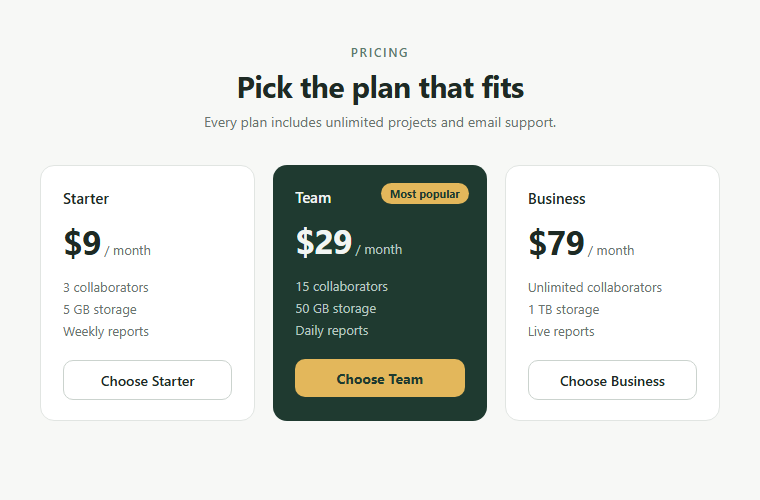
#> input picture tests/fixtures/pricing-design.png, 760 x 500 px
$ python -i icon_trial.py   (imports and definitions only)
#> lines starting #> are read from the running program, lines starting #| are printed output that depends on the picture
"""Can an icon drawn in a design be named, by matching it against the bundled set?

The report finds icon wells the attempt leaves empty, gives their positions, and asks
the round to look at the design, name what is drawn there, and search the set for that
name. Measured on one page, the design's own glyphs in those wells were worth 2.4
points of the per-element score and the loop's plausible substitutes were worth
nothing, so the gap is naming the right icon, not drawing one. If matching could name
it, the report could say "the glyph at x 272, y 694 is droplet" instead of asking.

This measures that against icons whose answer is known. Every distinct drawing in the
set is rendered the way the templates were built (scripts/build_icon_templates.py),
then rendered again the way a rebuild or a generated design draws it: at well size, a
different stroke, light on dark, nudged and scaled a little in its cell, and
optionally blurred and JPEG compressed. Each is then matched by the tool's own
glyph matcher, so what is measured here is what ships.

Every probe is also scored as if its icon were missing from the set, by leaving it and
its twins out of the running. That is the known answer for a glyph the set does not
have, which is what almost every glyph in a real design turns out to be
(scripts/icon_real.py), so it is the number that decides whether a name can be
printed at all.

A sanity arm renders the probes exactly like the templates. It has to come out at
100%; if it does not, the pipeline is broken and nothing below it means anything.

Two drawings can be different paths and the same picture (a circle, and a circle of a
slightly different radius). A probe whose best match is one of those is counted as a
twin, separately, not as correct and not as wrong.

    python scripts/icon_trial.py           # writes scripts/icon-trial.json
    python scripts/icon_trial.py --quick   # every 8th icon, for checking the harness
"""
import importlib.util
import io
import json
import sys
from pathlib import Path

HERE = Path(__file__).resolve().parent
ROOT = HERE.parent
spec = importlib.util.spec_from_file_location("build_icon_templates",
                                              HERE / "build_icon_templates.py")
bt = importlib.util.module_from_spec(spec)
# [1 line not run here, left out]
# [1 line that did not run here, left out]

import numpy as np  # noqa: E402
from PIL import Image, ImageFilter  # noqa: E402

TWIN = 0.95          # template-to-template correlation at which two drawings are one picture
SCHEMES = {"dark-on-light": ("#0f172a", "#FFFFFF"), "light-on-dark": ("#7dd3fc", "#0b1220")}


def degrade(arr):
    """What a generated design does to a small glyph: soft edges and compression."""
    im = Image.fromarray(arr.clip(0, 255).astype(np.uint8)).filter(ImageFilter.GaussianBlur(0.6))
    buf = io.BytesIO()
    im.save(buf, "JPEG", quality=70)
    return np.asarray(Image.open(buf).convert("L"), dtype=np.float32)


# [119 lines left out: functions probe, score, main, not called in this run]


# [2 lines not run here, left out]

>>> import cv2
>>> picture = cv2.imread('../tests/fixtures/pricing-design.png', cv2.IMREAD_GRAYSCALE)
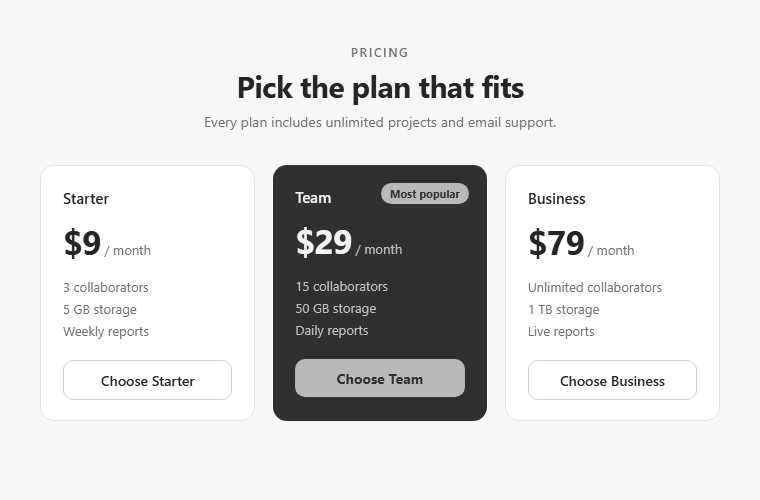
#> picture: shape (500, 760); min 37, max 255, mean 220.3
>>> result = degrade(picture)
